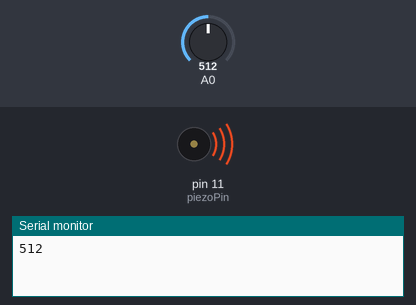
The sketch below on a simulated Arduino Uno, built with avr-gcc and run on an emulated ATmega328P. On the bench: buzzer (waves = sounding), the last lines printed to the serial monitor. The test bench sets the inputs (shaded band); at power-on: A0 = 512.

Above: at 0.35 s.
At 39.28 s:
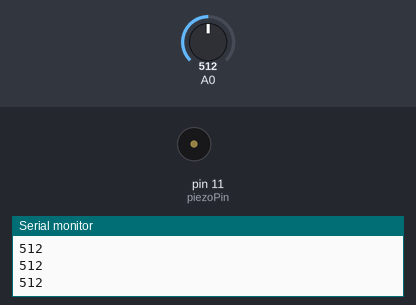
Timing chart, 0 to 40.0 s (numbered marks = the images above):
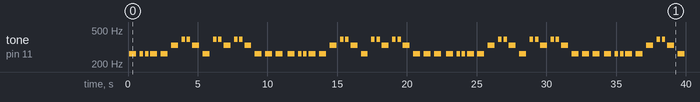

Measured:
- by itself, tone on pin 11 (piezoPin): plays 262 Hz for 0.50 s, 262 Hz for 0.25 s, 262 Hz for 0.25 s, 262 Hz for 0.50 s, 262 Hz for 0.50 s, 330 Hz for 0.50 s … (67 notes in this stretch)

The sketch:

num.ino
```cpp
int ledPin = 12;
int senser = A0;
int piezoPin = 11;

unsigned int frqArray[7] =
{
  262,
  294,
  330,
  349,
  392,
  440,
  494
};

int signatures[20]  = {2,4,4,2,2,2,4,4,2,2,4,4,2,4,4,2,2,2,2};

int scale[20] = {0,0,0,0,0,2,4,4,2,0,4,4,2,4,4,2,0,0,0};

  void setup() {
  Serial.begin(9600);
  pinMode(ledPin, OUTPUT);
  pinMode(piezoPin, OUTPUT);
  }

  void loop() {
    int val = analogRead(A0);
    Serial.println(val);
    delay(100);

       if(val>50)
      {

        for(int i=0; i<19;i++)
    {
      unsigned long duration
      = 1000 / signatures[i];

      tone(11, frqArray[scale[i]], duration);
        digitalWrite(12,HIGH);

      delay(duration*1.5);
      noTone(12);
    }
      }
    else
    {
      digitalWrite(12, LOW);
      noTone(12);
    }
    }
```
